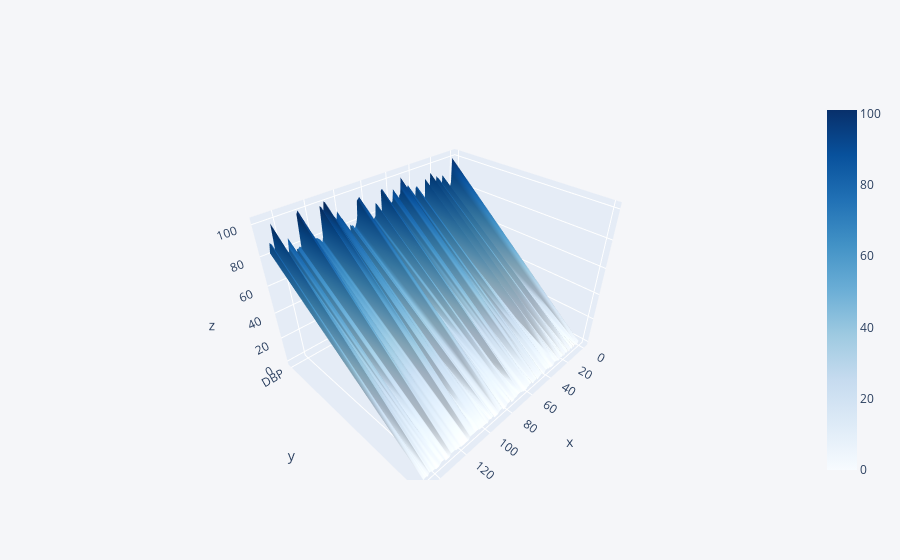

The notebook cell this image was saved under:
### Code cell
data1[['DBP','Level']].iplot(kind = 'surface',colorscale = 'blues')

### Figure 1 — Plotly figure (JSON) as saved in the notebook; plotly's stock layout.template omitted (floating-point values rounded to 4 significant figures; data arrays with more than 128 entries replaced by an {"elided": "..."} marker saying what was removed)
{"data": [{"colorscale": [[0, "rgb(247,251,255)"], [0.125, "rgb(222,235,247)"], [0.25, "rgb(198,219,239)"], [0.375, "rgb(158,202,225)"], [0.5, "rgb(107,174,214)"], [0.625, "rgb(66,146,198)"], [0.75, "rgb(33,113,181)"], [0.875, "rgb(8,81,156)"], [1, "rgb(8,48,107)"]], "type": "surface", "x": {"elided": "149 int values"}, "y": ["DBP", "Level"], "z": {"elided": "2x149 int values"}}], "layout": {"legend": {"bgcolor": "#F5F6F9", "font": {"color": "#4D5663"}}, "paper_bgcolor": "#F5F6F9", "plot_bgcolor": "#F5F6F9", "title": {"font": {"color": "#4D5663"}}, "xaxis": {"gridcolor": "#E1E5ED", "showgrid": true, "tickfont": {"color": "#4D5663"}, "title": {"font": {"color": "#4D5663"}, "text": ""}, "zerolinecolor": "#E1E5ED"}, "yaxis": {"gridcolor": "#E1E5ED", "showgrid": true, "tickfont": {"color": "#4D5663"}, "title": {"font": {"color": "#4D5663"}, "text": ""}, "zerolinecolor": "#E1E5ED"}}}
